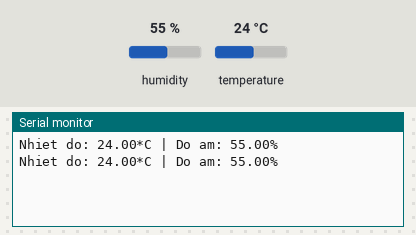
Simulated run of this sketch. Board: Arduino Uno, built with avr-gcc and run on an emulated ATmega328P. Shown: the last lines printed to the serial monitor. The test bench sets the inputs (shaded band); at power-on: humidity 55 %, temperature 24 °C.

Above: at 3.8 s.
3.9 s: humidity set to 22 %
At 7.2 s:
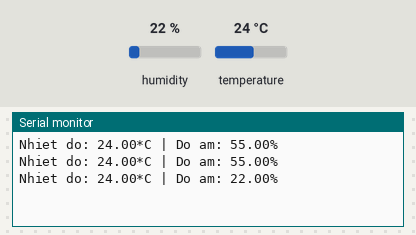
7.8 s: temperature set to 12 °C
At 10.4 s:
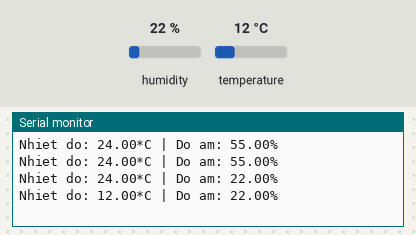
11.7 s: humidity set to 40 %
At 13.5 s:
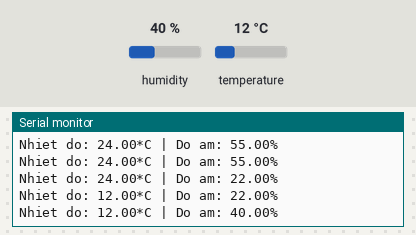
Timing chart, 0 to 15.0 s (numbered marks = the images above; inputs shaded):
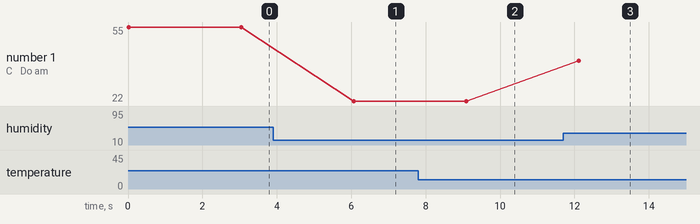

The sketch:

docDHT11_WEB.ino
```cpp
#include <DHT.h>
#include <DHT_U.h>

const int DHTPin = 12;
const int DHTTYPE = DHT11;

DHT dht(DHTPin, DHTTYPE);
void setup()
{
  Serial.begin(9600);
  dht.begin();
}
void loop()
{
  float h = dht.readHumidity();
  float t = dht.readTemperature();
  Serial.println("Nhiet do: " + String(t) + "*C | Do am: " + String(h) + "%");
  delay(3000);
}
```

Measured:
- after the input at 3.9 s, the serial monitor: prints a new line after 2.2 s (image 1)
- after the input at 7.8 s, the serial monitor: prints a new line after 1.3 s (image 2)
- after the input at 11.7 s, the serial monitor: prints a new line after 0.42 s (image 3)
- plotted number 1: 55 → 22 after the input at 3.9 s, 22 → 40 after the input at 11.7 s
